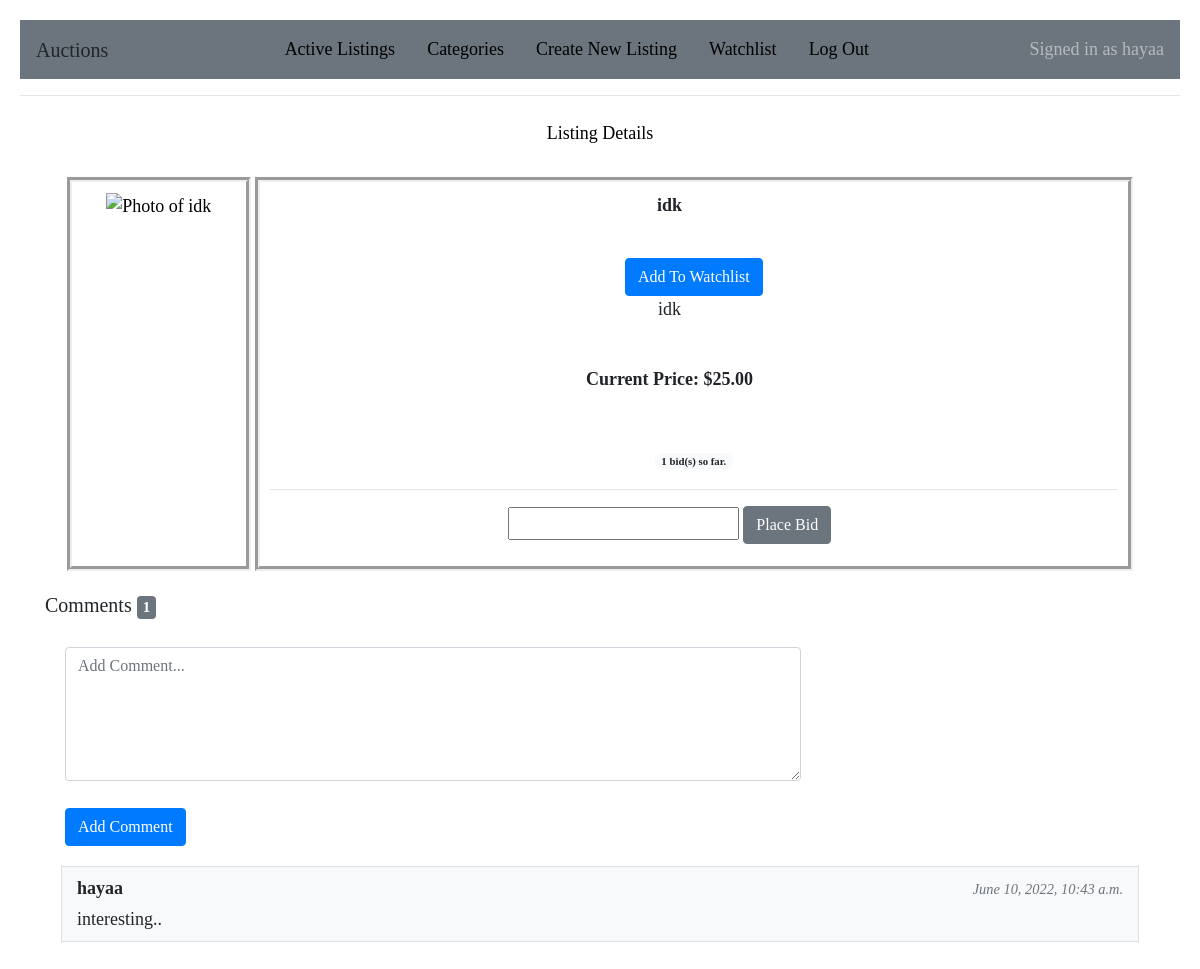
The page /2 (signed in) on the database its author committed.
### auctions/models.py (models this page shows, shortened)
class User(AbstractUser):
    pass

class Listing(models.Model):
    title = models.CharField(max_length=100)
    description = models.CharField(max_length=1000)
    bid = models.DecimalField(max_digits=10, decimal_places=2)
    image = models.URLField(max_length=1000, blank=True, null=True)
    category = models.ForeignKey(Categories, on_delete=models.CASCADE, blank=True, null=True)
    watchlist = models.ManyToManyField(User, blank=True, related_name="watchlist")

class Comment(models.Model):
    comment = models.CharField(max_length=5000)
    listing = models.ForeignKey(Listing, on_delete=models.CASCADE, related_name="comments")
    user = models.ForeignKey(User, on_delete=models.CASCADE, related_name="comments")
    time = models.DateTimeField(auto_now_add=True)

### auctions/views.py (the view)
# urls.py: path("<int:listing_id>", views.listing, name="listing"),
@login_required()
def listing(request, listing_id):
    listing = Listing.objects.get(pk=listing_id)
    comments = listing.comments.all()
    total_comments = comments.count()
    bids = listing.listings.all()
    total_bids = bids.count()
    user = request.user
    if listing in user.watchlist.all():
         in_watchlist = True
    else:
        in_watchlist = False
    return render(request, "auctions/listing.html",{
        "listing": listing,
        "comment_form": NewCommentForm(),
        "in_watchlist": in_watchlist,
        "total_comments":  total_comments,
        "total_bids": total_bids
    })

### auctions/views.py
class NewCommentForm(forms.Form):
    comment = forms.CharField(label='',widget=forms.Textarea(attrs={
      "placeholder": "Add Comment...",
      "class": "form-control col-md-8 col-lg-12",
      "rows": 5,
      }))

### auctions/templates/auctions/listing.html (shortened to what this page needs)
{% extends "auctions/layout.html" %}
{% block body %}
    <ul class="nav justify-content-center">
        <li class="nav-item">
          <a class="nav-link" href="#">Listing Details</a>
        </li>
      </ul>
      <div class="container">
        <div id="grid">
            <div class="grid_item">
                <a href="default.asp"><img src="{{ listing.image }}" alt="Photo of {{ listing.title }}" style="width:300px;height:300px;"></a>
            </div>
            <div class="grid_item">
                <div style="width:800px; height:50px; margin:0"  class="font-weight-bold">
                    {{ listing.title }}
                </div>
                {% if in_watchlist %}
                <form action="{% url 'watchlist_remove' listing.id %}" method="post">
                    {% csrf_token %}
                    <div class="form-group">
                        <input type="hidden" name="user" value="{{user.id}}">
                    </div>
                    <input class="btn btn-primary" type="submit" value="Remove from Watchlist">
                </form>
            {% else %}
                <form action="{% url 'watchlist_add' listing.id %}" method="post">
                    <input class="btn btn-primary" type="submit" value="Add To Watchlist">
                </form>
            {% endif %}
                <div style="width:800px; height:50px; margin:0 ">
                    {{ listing.description }}
                </div>
                <div style="width:800px; height:80px; margin-top:20px;">
                    <p class="font-weight-bold">Current Price: ${{ listing.bid }} </p>
                </div>
                <small class="mt-0"><span class="badge badge-pill badge-light">{{ total_bids }} bid(s) so far.</span></small>
                <hr>
                <div style="width:800px; height:50px;">
                    <form action="{% url 'place_bid' listing.id %}" method="post">
                        <input type="number" name="bid">
                        <input type="submit" value="Place Bid" class="btn btn-secondary">
                    </form>
                </div>
            </div>
        </div>
      </div>
      {% if user.is_authenticated %}
        <div class="container">
            <h5>Comments <span class="badge badge-secondary">{{ total_comments }}</span></h5>
            <div id="grid">
                    <form action="{% url 'comment' listing.id %}" method="post">
                        {{ comment_form }}
                        <br>
                    <input type="submit" value="Add Comment" class="btn btn-primary">
                    </form>
            </div>
        </div>
        <div class="container">
            {% for comment in listing.comments.all %}
                <div class="row border bg-light py-2 mx-0 mx-md-3 mb-3">
                    <div class="col-6">
                        <strong>{{ comment.user }}</strong>
                    </div>
                    <div class="col-6 text-right text-muted">
                        <small><em>{{ comment.time }}</em></small>
                    </div>
                    <div class="col-xl-12 pt-1">
                        {{ comment.comment }}
                    </div>
                </div>
            {% endfor %}
        </div>
      {% endif %}
{% endblock %}

### auctions/templates/auctions/layout.html (shortened to what this page needs)
{% load static %}
<!DOCTYPE html>
<html lang="en">
    <head>
        <link rel="stylesheet" href="https://cdn.jsdelivr.net/npm/bootstrap@4.3.1/dist/css/bootstrap.min.css">
        <link rel="stylesheet" href="https://stackpath.bootstrapcdn.com/bootstrap/4.4.1/css/bootstrap.min.css">
        <link href="{% static 'auctions/styles.css' %}" rel="stylesheet">
        <link rel="stylesheet" href="https://stackpath.bootstrapcdn.com/bootstrap/4.1.3/css/bootstrap.min.css">
    </head>
    <body>
        <nav class="navbar navbar-dark bg-secondary">
            <a class="navbar-brand">Auctions</a>
            <ul class="nav ">
                <li class="nav-item">
                    <a class="nav-link" href="{% url 'index' %}">Active Listings</a>
                </li>
                <li class="nav-item">
                    <a class="nav-link" href="{% url 'categories' %}">Categories</a>
                </li>
                {% if user.is_authenticated %}
                    <li class="nav-item">
                        <a class="nav-link" href="{% url 'new_listing' %}">Create New Listing</a>
                    </li>
                    <li class="nav-item">
                        <a class="nav-link" href="{% url 'watchlist' %}">Watchlist</a>
                    </li>
                    <li class="nav-item">
                        <a class="nav-link" href="{% url 'logout' %}">Log Out</a>
                    </li>
                {% endif %}
            </ul>
            {% if user.is_authenticated %}
                <span class="navbar-text">
                    Signed in as {{ user.username }}
                </span>
            {% else %}
                <span class="navbar-text">
                    Not signed in.
                </span>
            {% endif %}
          </nav>
        <hr>
        {% block body %}
        {% endblock %}
    </body>
</html>

### auctions/static/auctions/styles.css (style rules this page uses)
body { padding: 20px; }
a:link { text-decoration: none; color: black; }

### auctions/templates/auctions/layout.html (style rules this page uses)
a:link { text-decoration: none; color: black; }
.grid_item { background-color: white; padding: 10px; margin: 2px; text-align: center; border-style: groove; border-width: 5px; }
#grid { background-color: white; display: grid; padding: 20px; grid-column-gap: 0px; grid-row-gap: 10px; grid-template-columns: auto auto; }
body { font-family: 'Times New Roman', serif; font-size: large; }

### rows shown on the page
User: username "hayaa"
Listing: title "idk", description "idk", bid "25.00"
Comment: user "hayaa", time "June 10, 2022, 10:43 a.m.", comment "interesting.."

### other values the page prints
{{ total_bids }} "1"
{{ total_comments }} "1"
